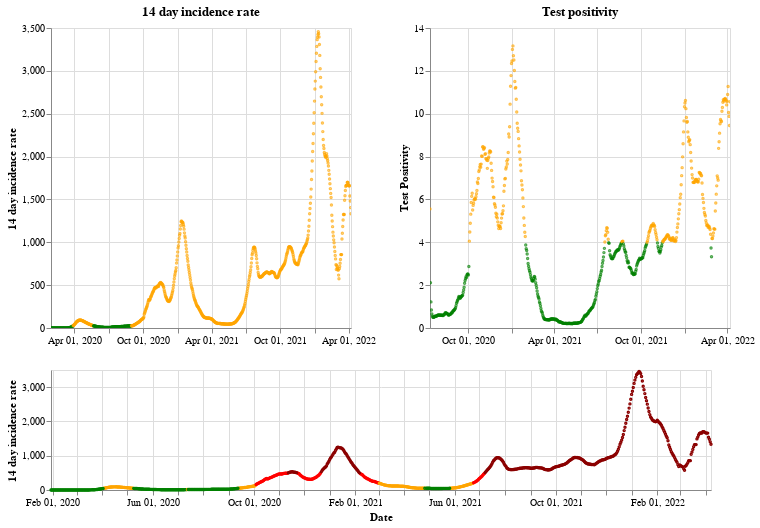

The notebook cell this image was saved under:
### Markdown cell above
## England

### Code cell
plot_traffic_light('England')

### Figure 1 — Vega-Lite specification as saved in the notebook (floating-point values rounded to 4 significant figures; data arrays with more than 128 entries replaced by an {"elided": "..."} marker saying what was removed)
{"config": {"view": {"continuousWidth": 400, "continuousHeight": 300}}, "vconcat": [{"hconcat": [{"mark": {"type": "point", "size": 2}, "encoding": {"color": {"condition": {"value": "green", "test": "(datum.twoWeeklyCasesRate <= 25)"}, "value": "orange"}, "tooltip": [{"type": "nominal", "field": "areaName"}, {"type": "temporal", "field": "date"}, {"type": "quantitative", "field": "twoWeeklyCasesRate"}, {"type": "quantitative", "field": "testPositivity"}], "x": {"type": "temporal", "axis": {"title": ""}, "field": "date", "scale": {"domain": {"selection": "DateBrush"}}, "timeUnit": "yearmonthdate"}, "y": {"type": "quantitative", "axis": {"title": "14 day incidence rate"}, "field": "twoWeeklyCasesRate"}}, "title": "14 day incidence rate", "width": 300}, {"mark": {"type": "point", "size": 2}, "encoding": {"color": {"condition": {"value": "green", "test": "(datum.testPositivity <= 4)"}, "value": "orange"}, "tooltip": [{"type": "nominal", "field": "areaName"}, {"type": "temporal", "field": "date"}, {"type": "quantitative", "field": "twoWeeklyCasesRate"}, {"type": "quantitative", "field": "testPositivity"}], "x": {"type": "temporal", "axis": {"title": ""}, "field": "date", "scale": {"domain": {"selection": "DateBrush"}}, "timeUnit": "yearmonthdate"}, "y": {"type": "quantitative", "axis": {"title": "Test Positivity"}, "field": "testPositivity"}}, "title": "Test positivity", "width": 300}]}, {"layer": [{"mark": {"type": "point", "size": 2}, "encoding": {"color": {"condition": {"value": "orange", "test": "(((datum.testPositivity < 4) && (datum.twoWeeklyCasesRate >= 50)) && (datum.twoWeeklyCasesRate < 200))"}, "value": "red"}, "opacity": {"condition": {"value": 1, "test": "((datum.twoWeeklyCasesRate >= 50) && (datum.twoWeeklyCasesRate < 500))"}, "value": 0}, "tooltip": [{"type": "nominal", "field": "areaName"}, {"type": "temporal", "field": "date"}, {"type": "quantitative", "field": "twoWeeklyCasesRate"}, {"type": "quantitative", "field": "testPositivity"}], "x": {"type": "temporal", "axis": {"title": "Date"}, "field": "date", "timeUnit": "yearmonthdate"}, "y": {"type": "quantitative", "axis": {"title": "14 day incidence rate"}, "field": "twoWeeklyCasesRate"}}, "selection": {"DateBrush": {"type": "interval", "encodings": ["x"], "fields": ["Time"]}}}, {"mark": {"type": "point", "size": 2}, "encoding": {"color": {"value": "darkred"}, "opacity": {"condition": {"value": 1, "test": "(datum.twoWeeklyCasesRate >= 500)"}, "value": 0}, "tooltip": [{"type": "nominal", "field": "areaName"}, {"type": "temporal", "field": "date"}, {"type": "quantitative", "field": "twoWeeklyCasesRate"}, {"type": "quantitative", "field": "testPositivity"}], "x": {"type": "temporal", "axis": {"title": "Date"}, "field": "date", "timeUnit": "yearmonthdate"}, "y": {"type": "quantitative", "axis": {"title": "14 day incidence rate"}, "field": "twoWeeklyCasesRate"}}}, {"mark": {"type": "point", "size": 2}, "encoding": {"color": {"condition": {"value": "green", "test": "((datum.testPositivity < 4) && (datum.twoWeeklyCasesRate < 50))"}, "value": "orange"}, "opacity": {"condition": {"value": 1, "test": "(datum.twoWeeklyCasesRate < 50)"}, "value": 0}, "tooltip": [{"type": "nominal", "field": "areaName"}, {"type": "temporal", "field": "date"}, {"type": "quantitative", "field": "twoWeeklyCasesRate"}, {"type": "quantitative", "field": "testPositivity"}], "x": {"type": "temporal", "axis": {"title": "Date"}, "field": "date", "timeUnit": "yearmonthdate"}, "y": {"type": "quantitative", "axis": {"title": "14 day incidence rate"}, "field": "twoWeeklyCasesRate"}}}], "height": 120, "width": 660}], "data": {"name": "data-26730d56c2c61e743d0f1b0a0658d017"}, "$schema": "https://vega.github.io/schema/vega-lite/v4.8.1.json", "datasets": {"data-26730d56c2c61e743d0f1b0a0658d017": {"elided": "799 records"}}}
